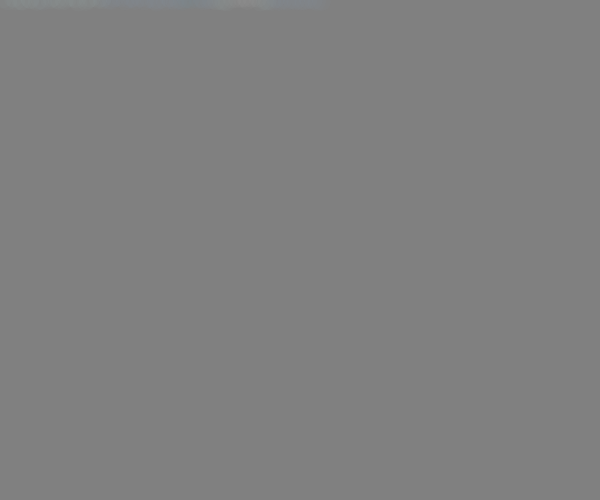
Frame 1 (no input)
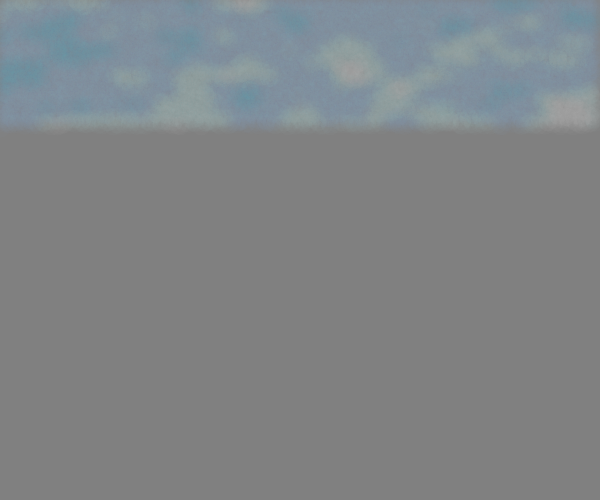
Frame 60 (no input)
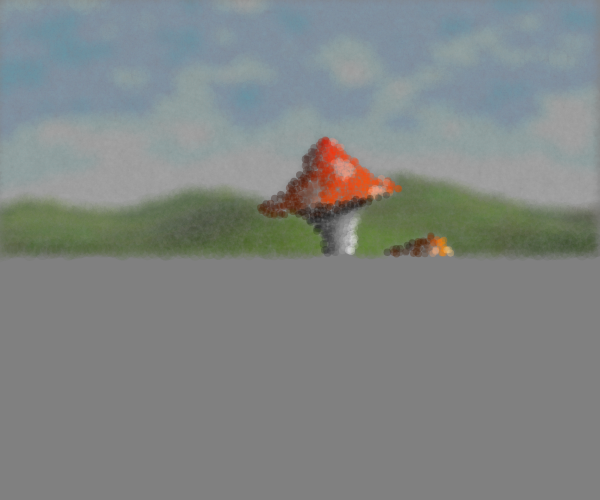
Frame 120 (the mouse pressed at the canvas centre since frame 60)

The p5.js sketch that drew these frames (run headless with seeded random() and noise() and a simulated clock; from frame 60 on, the mouse is pressed at the canvas centre):

// p5.js sketch
// ── sketch.js
let det = 0.01;
let maxdist = 75;
let ldir;
let colo;
let pm;
let hitm;
let pix = 0;
let w, h;

p5.Vector.prototype.rotateAxis = function (angleXY, angleXZ, angleYZ) {
  let vec2D;
  let vec3D = this;
  vec2D = createVector(vec3D.x, vec3D.y);
  vec2D.rotate(angleXY);
  vec3D.set(vec2D.x, vec2D.y, vec3D.z);
  vec2D = createVector(vec3D.x, vec3D.z);
  vec2D.rotate(angleXZ);
  vec3D.set(vec2D.x, vec3D.y, vec2D.y);
  vec2D = createVector(vec3D.y, vec3D.z);
  vec2D.rotate(angleYZ);
  vec3D.set(vec3D.x, vec2D.x, vec2D.y);
  return vec3D;
};

/*
  Extiende la clase Color agregando el método para "rotar" un color
  RGB, tomándolo como si fuera un vector 3D y rota sus componentes
  para cada combinación: red-green, red-blue, green-blue
*/

p5.Color.prototype.rotate = function (angleRG, angleRB, angleGB) {
  let col = this;
  let vec;
  if (col.x == undefined) {
    vec = createVector(col._array[0], col._array[1], col._array[2]);
  } else {
    vec = createVector(col.x, col.y, col.z);
  }
  vec.rotateAxis(angleRG, angleRB, angleGB);
  col.x = vec.x;
  col.y = vec.y;
  col.z = vec.z;
  col.setRed(abs(col.x));
  col.setGreen(abs(col.y));
  col.setBlue(abs(col.z));
  return col;
};

let angles = [0, 0.7, 3, 4, 4];
let mushroom_rotation;
let mushroom_tilt;
let mushroom_head1;
let mushroom_head2;
let mushroom_tallo;
let mushroom_height;
let image_color;

function setup() {
  w = windowWidth / 2;
  h = windowHeight / 2;
  mushroom_rotation = angles[floor(random() * 5)];
  mushroom_tilt = 0.015 + (random() - 0.5) * 0.015;
  mushroom_head1 = 0.5 + random() * 0.5;
  mushroom_head2 = random();
  mushroom_tallo = mushroom_head2 - 0.5;
  mushroom_height = (random() - 0.5) * 4;
  mushroom_clone = random() > 0.5;
  image_color = floor(random() * 4) / 4;
  //mushroom_rotation = 0.7;
  createCanvas(w, h);
  colorMode(RGB, 1);
  background(0.5);
  ldir = createVector(3, -2, -2);
  ldir.normalize();
  pm = createVector(0, 0, 0);
}

function draw() {
  noStroke();
  translate(w / 2, h / 2);
  let aspect = w / h;
  for (let i = 0; i < 80; i++) {
    pix++;
    let r = createVector(random() - 0.5, random() - 0.5);
    let res = 4;
    let ww = w / res;
    let wh = h / res;
    let x = (pix % ww) + r.x;
    let y = floor(pix / ww) + r.y;
    let uv = createVector(x / ww - 0.5, y / wh - 0.5);
    let from = createVector(0, -17, -30);
    let dir = createVector(uv.x * aspect, uv.y, 1);
    dir.y += 0.4;
    dir.x -= 0.1;
    dir.normalize();
    let mar = march(from, dir);
    mar.col.setAlpha(exp(-5 * mar.td));
    fill(mar.col);
    circle(uv.x * w, uv.y * h, 3 + mar.td * 20);
  }
}

function hash(p2) {
  let p = p2.copy();
  let r = p5.Vector.dot(p, createVector(12.9898, 78.233));
  return fract(sin(r) * 43758.5453);
}

function mushroom(p2, size) {
  let p = p2.copy();
  let hdif = 0;
  if (mushroom_clone) {
    if (p.x > 0) hdif = 4;
    p.set(abs(p.x), p.y, p.z);
    p.sub(8, 0, 0);
    mushroom_tilt = abs(mushroom_tilt) * (hdif == 0 ? -1 : 1);
  }

  p.mult(size);
  let a = atan2(p.x, p.z);
  let l = createVector(p.x, p.z).mag();
  p.sub(0, l * 0.2 + sin(a * 7) * l * l * 0.005 + mushroom_height - hdif, 0);
  p.rotateAxis(p.y * mushroom_tilt, 0, 0);
  //  let pxy = createVector(p.x, p.y);
  //  pxy.rotate(p.y * 0.01);
  //  p.set(pxy.x, pxy.y, p.z);
  let dx = max(0, abs(p.x) - mushroom_tallo);
  let dy = max(0, abs(p.y) - 15);
  let dz = max(0, abs(p.z) - mushroom_tallo);
  let pb = createVector(dx, dy, dz);
  let d =
    pb.mag() -
    1 -
    exp(-mushroom_head1 * abs(p.y + 13)) * (3 + mushroom_head2 * 2);
  return { d: d / size, p: p };
}

function de(p2) {
  let p = p2.copy();
  p.rotateAxis(0, mushroom_rotation, 0);
  p.add(0, -3, 0);
  let p3 = p.copy();
  let m1 = mushroom(p, 1);
  p3.set(-p3.x - 3, p3.y, p3.z + 2);
  let p3r = createVector(p3.x, p3.z);
  p3r.rotate(0.3);
  p3.set(p3r.x, p3.y, p3r.y);
  let m2 = mushroom(p3, 1.5);
  let d = min(m1.d, m2.d);
  if (d == m1.d) pm = m1.p;
  else pm = m2.p;
  let h = sin(p.x * 0.2) + cos(p.z * 0.3);
  let gr = -p2.y + 3 + h + 0.3 * abs(fract(p2.z / 2) - 0.5);
  d = min(d, gr);
  if (d == gr) hit = true;
  else hit = false;
  return d * 0.7;
}

function nor(p) {
  let p1 = p.copy();
  p1.add(det, 0, 0);
  let p2 = p.copy();
  p2.add(0, det, 0);
  let p3 = p.copy();
  p3.add(0, 0, det);
  let n = createVector(de(p1), de(p2), de(p3));
  let d = de(p);
  n.sub(d, d, d);
  n.normalize();
  return n;
}

function shadow(p2) {
  let p = p2.copy();
  let td = 0;
  let d = 1.0;
  for (let i = 0; i < 50; i++) {
    p.add(ldir.x * d, ldir.y * d, ldir.z * d);
    d = de(p) * 1.2;
    td += d;
    if (d < det) {
      return 0.5;
    }
  }
  return 1;
}

function shade(p) {
  let n = nor(p);
  let amb = 0.3;
  let dif = max(0, p5.Vector.dot(ldir, n)) * 1.5;
  let sh = shadow(p);
  return max(amb, dif) * sh;
}

function march(from, dir) {
  let d;
  let td = 0;
  let p = from;
  let col = color(0, 0);
  let g = 0;
  for (let i = 0; i < 80; i++) {
    d = de(p);
    p.add(dir.x * d, dir.y * d, dir.z * d);
    if (d < det || td > maxdist) break;
    td += d;
    g++;
  }
  if (d < 0.2) {
    let pp = pm.copy();
    let h = hit;
    let c = shade(p);
    let xz = createVector(pp.x, pp.z);
    let l = xz.mag();
    if (pp.y < -12) {
      xz.rotate(0.7);
      xz.set(
        fract(xz.x * 0.5 + floor(xz.y * 0.5) * 0.5) - 0.5,
        fract(xz.y * 0.5) - 0.5
      );
      col = color(c, (dir.y - 0.1) * c * 1.5, 0);
      col.rotate(0, image_color * 0.7, 0);
      col = lerpColor(col, color(c), xz.mag() < 0.3 ? 0.5 : 0);
    }
    if (pp.y > -12) col = color(c * 0.7);
    if (h) {
      let ao = 1 - exp(-0.5 * createVector(pp.x, pp.z).mag()) * 1.3;
      col = color(c * 0.3 * ao, c * 0.5 * ao, 0);
      col.rotate(0, image_color * 1.5, 0);
    }
  } else {
    p.mult(0.1);
    nub = pow(noise(dir.x * 10 + 100, dir.y * 20 + 150), 2) * 2;
    col = lerpColor(
      lerpColor(color(0.4, 0.8, 1).rotate(0, image_color * 2, 0), color(1), p.y + 0.8),
      color(1),
      nub
    );
    td = maxdist;
  }
  return { col: col, td: td / maxdist - 0.2 };
}
